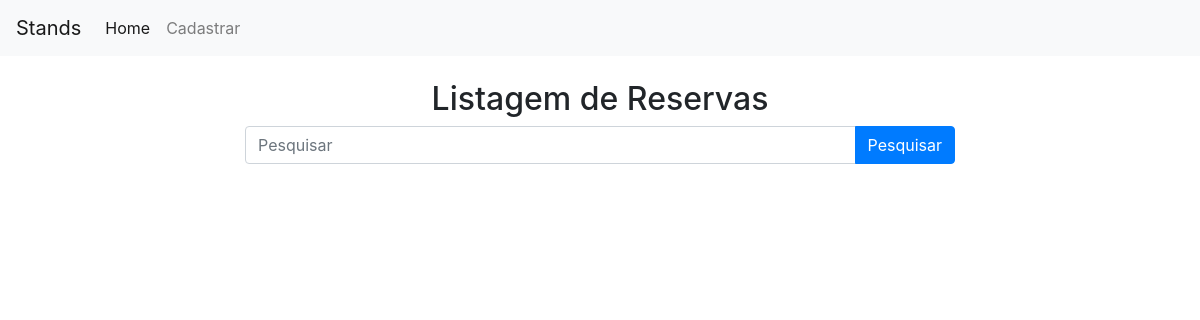
Before: / with the older database file.
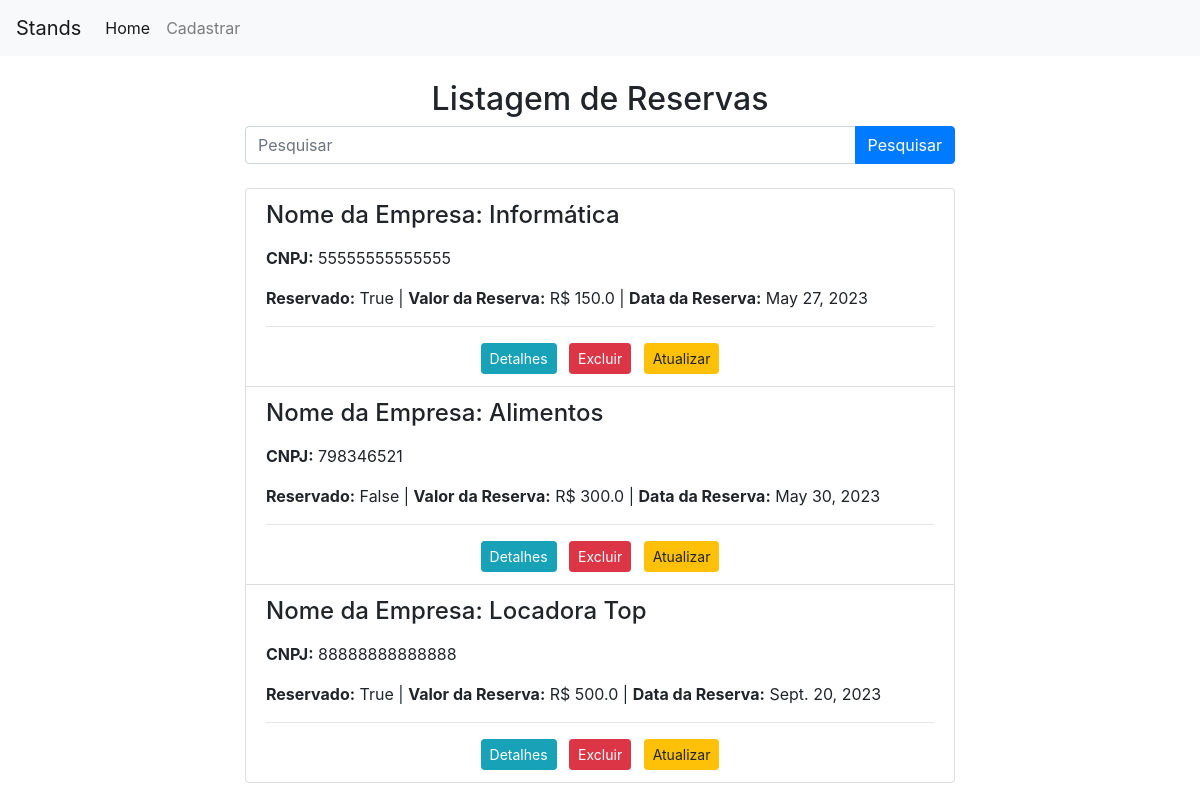
After: the same page with the newer database file.
### reservas/models.py (models this page shows, shortened)
class Reserva(models.Model):
    cnpj = models.CharField(max_length=14)
    nome = models.CharField(max_length=100)
    categoria_empresa = models.CharField(max_length=50)
    quitado = models.BooleanField(default=False)
    stand = models.OneToOneField(Stand, on_delete=models.CASCADE, null=True, blank=True)
    data = models.DateField(null=True, blank=True)

class Stand(models.Model):
    localizacao = models.CharField(max_length=100)
    valor = models.FloatField()

### reservas/views.py (the view)
# urls.py: path('', views.listar, name='listar'), # "index"
def listar(request):
    reservas = Reserva.objects.all().order_by("data")
    if request.GET.get('nome'):
        reservas = reservas.filter(nome__icontains=request.GET.get('nome'))
    context = {'reservas': reservas}
    return render(request, "reservas/listar.html", context)

### reservas/templates/reservas/listar.html (shortened to what this page needs)
{% extends 'base.html' %}
{% block content %}
<div class="container mt-4">
    <div class="row">
        <div class="col-md-8 offset-md-2">
            <h2 class="text-center">Listagem de Reservas</h2>
            <form method="GET" action="" class="mb-4">
                <div class="input-group">
                    <input type="text" name="nome" class="form-control" placeholder="Pesquisar">
                    <div class="input-group-append">
                        <button type="submit" class="btn btn-primary">Pesquisar</button>
                    </div>
                </div>
            </form>
            <ul class="list-group">
                {% for reserva in reservas %}
                <li class="list-group-item">
                    <h4 class="mb-3">Nome da Empresa: {{ reserva.nome }}</h4>
                    <p><strong>CNPJ:</strong> {{ reserva.cnpj }}</p>
                    <p><strong>Reservado:</strong> {{ reserva.quitado }} | <strong>Valor da Reserva:</strong> <span>R$ </span>{{reserva.stand.valor}} | <strong>Data da Reserva:</strong> {{ reserva.data }}</p>
                    <hr>
                    <div class="text-center">
                        <a href="{% url 'detalhes' id=reserva.id %}" class="btn btn-info btn-sm mr-2">Detalhes</a>
                        <a href="{% url 'excluir' id=reserva.id %}" class="btn btn-danger btn-sm mr-2">Excluir</a>
                        <a href="{% url 'atualizar' id=reserva.id %}" class="btn btn-warning btn-sm">Atualizar</a>
                    </div>
                </li>
                {% endfor %}
            </ul>
        </div>
    </div>
</div>
{% endblock %}

### templates/base.html (shortened to what this page needs)
<!DOCTYPE html>
<html lang="en">
<head>
    <link rel="stylesheet" href="https://maxcdn.bootstrapcdn.com/bootstrap/4.5.2/css/bootstrap.min.css">
</head>
<body>
    <nav class="navbar navbar-expand-lg navbar-light bg-light">
        <a class="navbar-brand" href="#">Stands</a>
        <div class="collapse navbar-collapse" id="navbarNav">
            <ul class="navbar-nav">
                <li class="nav-item active">
                    <a class="nav-link" href="{% url 'listar' %}">Home<span class="sr-only">(current)</span></a>
                </li>
                <li class="nav-item">
                    <a class="nav-link" href="{% url 'cadastrar' %}">Cadastrar</a>
                </li>
            </ul>
        </div>
    </nav>
    <div class="container">
        {% block content %}
        {% endblock %}
    </div>
</body>
</html>

Changed rows visible on the page:
added Reserva: nome "Informática", cnpj "55555555555555", quitado "True", stand.valor "150.0", data "May 27, 2023"
added Reserva: nome "Alimentos", cnpj "798346521", quitado "False", stand.valor "300.0", data "May 30, 2023"
added Reserva: nome "Locadora Top", cnpj "88888888888888", quitado "True", stand.valor "500.0", data "Sept. 20, 2023"
